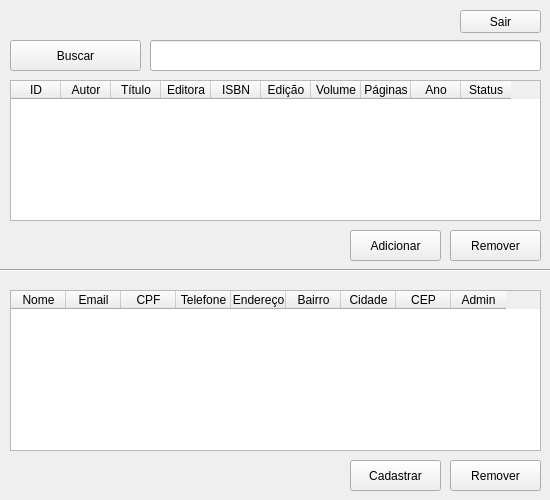
<?xml version="1.0" encoding="UTF-8"?>
<ui version="4.0">
 <class>Admin</class>
 <widget class="QWidget" name="Admin">
  <property name="geometry">
   <rect>
    <x>0</x>
    <y>0</y>
    <width>550</width>
    <height>500</height>
   </rect>
  </property>
  <property name="minimumSize">
   <size>
    <width>550</width>
    <height>500</height>
   </size>
  </property>
  <property name="maximumSize">
   <size>
    <width>550</width>
    <height>500</height>
   </size>
  </property>
  <property name="windowTitle">
   <string>Admin</string>
  </property>
  <widget class="QTableWidget" name="tabela_livros">
   <property name="geometry">
    <rect>
     <x>10</x>
     <y>80</y>
     <width>531</width>
     <height>141</height>
    </rect>
   </property>
   <property name="columnCount">
    <number>10</number>
   </property>
   <attribute name="horizontalHeaderMinimumSectionSize">
    <number>30</number>
   </attribute>
   <attribute name="horizontalHeaderDefaultSectionSize">
    <number>50</number>
   </attribute>
   <column>
    <property name="text">
     <string>ID</string>
    </property>
   </column>
   <column>
    <property name="text">
     <string>Autor</string>
    </property>
   </column>
   <column>
    <property name="text">
     <string>Título</string>
    </property>
   </column>
   <column>
    <property name="text">
     <string>Editora</string>
    </property>
   </column>
   <column>
    <property name="text">
     <string>ISBN</string>
    </property>
   </column>
   <column>
    <property name="text">
     <string>Edição</string>
    </property>
   </column>
   <column>
    <property name="text">
     <string>Volume</string>
    </property>
   </column>
   <column>
    <property name="text">
     <string>Páginas</string>
    </property>
   </column>
   <column>
    <property name="text">
     <string>Ano</string>
    </property>
   </column>
   <column>
    <property name="text">
     <string>Status</string>
    </property>
   </column>
  </widget>
  <widget class="QPushButton" name="botao_sair">
   <property name="geometry">
    <rect>
     <x>460</x>
     <y>10</y>
     <width>81</width>
     <height>23</height>
    </rect>
   </property>
   <property name="text">
    <string>Sair</string>
   </property>
  </widget>
  <widget class="QPushButton" name="botao_remover">
   <property name="geometry">
    <rect>
     <x>450</x>
     <y>230</y>
     <width>91</width>
     <height>31</height>
    </rect>
   </property>
   <property name="text">
    <string>Remover</string>
   </property>
  </widget>
  <widget class="QPushButton" name="botao_adicionar">
   <property name="geometry">
    <rect>
     <x>350</x>
     <y>230</y>
     <width>91</width>
     <height>31</height>
    </rect>
   </property>
   <property name="text">
    <string>Adicionar</string>
   </property>
  </widget>
  <widget class="Line" name="linha_divisoria">
   <property name="geometry">
    <rect>
     <x>0</x>
     <y>260</y>
     <width>551</width>
     <height>20</height>
    </rect>
   </property>
   <property name="orientation">
    <enum>Qt::Horizontal</enum>
   </property>
  </widget>
  <widget class="QPushButton" name="botao_buscar">
   <property name="geometry">
    <rect>
     <x>10</x>
     <y>40</y>
     <width>131</width>
     <height>31</height>
    </rect>
   </property>
   <property name="text">
    <string>Buscar</string>
   </property>
  </widget>
  <widget class="QLineEdit" name="caixa_buscar">
   <property name="geometry">
    <rect>
     <x>150</x>
     <y>40</y>
     <width>391</width>
     <height>31</height>
    </rect>
   </property>
  </widget>
  <widget class="QTableWidget" name="tabela_usuarios">
   <property name="geometry">
    <rect>
     <x>10</x>
     <y>290</y>
     <width>531</width>
     <height>161</height>
    </rect>
   </property>
   <attribute name="horizontalHeaderDefaultSectionSize">
    <number>55</number>
   </attribute>
   <column>
    <property name="text">
     <string>Nome</string>
    </property>
   </column>
   <column>
    <property name="text">
     <string>Email</string>
    </property>
   </column>
   <column>
    <property name="text">
     <string>CPF</string>
    </property>
   </column>
   <column>
    <property name="text">
     <string>Telefone</string>
    </property>
   </column>
   <column>
    <property name="text">
     <string>Endereço</string>
    </property>
   </column>
   <column>
    <property name="text">
     <string>Bairro</string>
    </property>
   </column>
   <column>
    <property name="text">
     <string>Cidade</string>
    </property>
   </column>
   <column>
    <property name="text">
     <string>CEP</string>
    </property>
   </column>
   <column>
    <property name="text">
     <string>Admin</string>
    </property>
   </column>
  </widget>
  <widget class="QPushButton" name="botao_remover_2">
   <property name="geometry">
    <rect>
     <x>450</x>
     <y>460</y>
     <width>91</width>
     <height>31</height>
    </rect>
   </property>
   <property name="text">
    <string>Remover</string>
   </property>
  </widget>
  <widget class="QPushButton" name="botao_cadastrar">
   <property name="geometry">
    <rect>
     <x>350</x>
     <y>460</y>
     <width>91</width>
     <height>31</height>
    </rect>
   </property>
   <property name="text">
    <string>Cadastrar</string>
   </property>
  </widget>
 </widget>
 <resources/>
 <connections/>
</ui>
